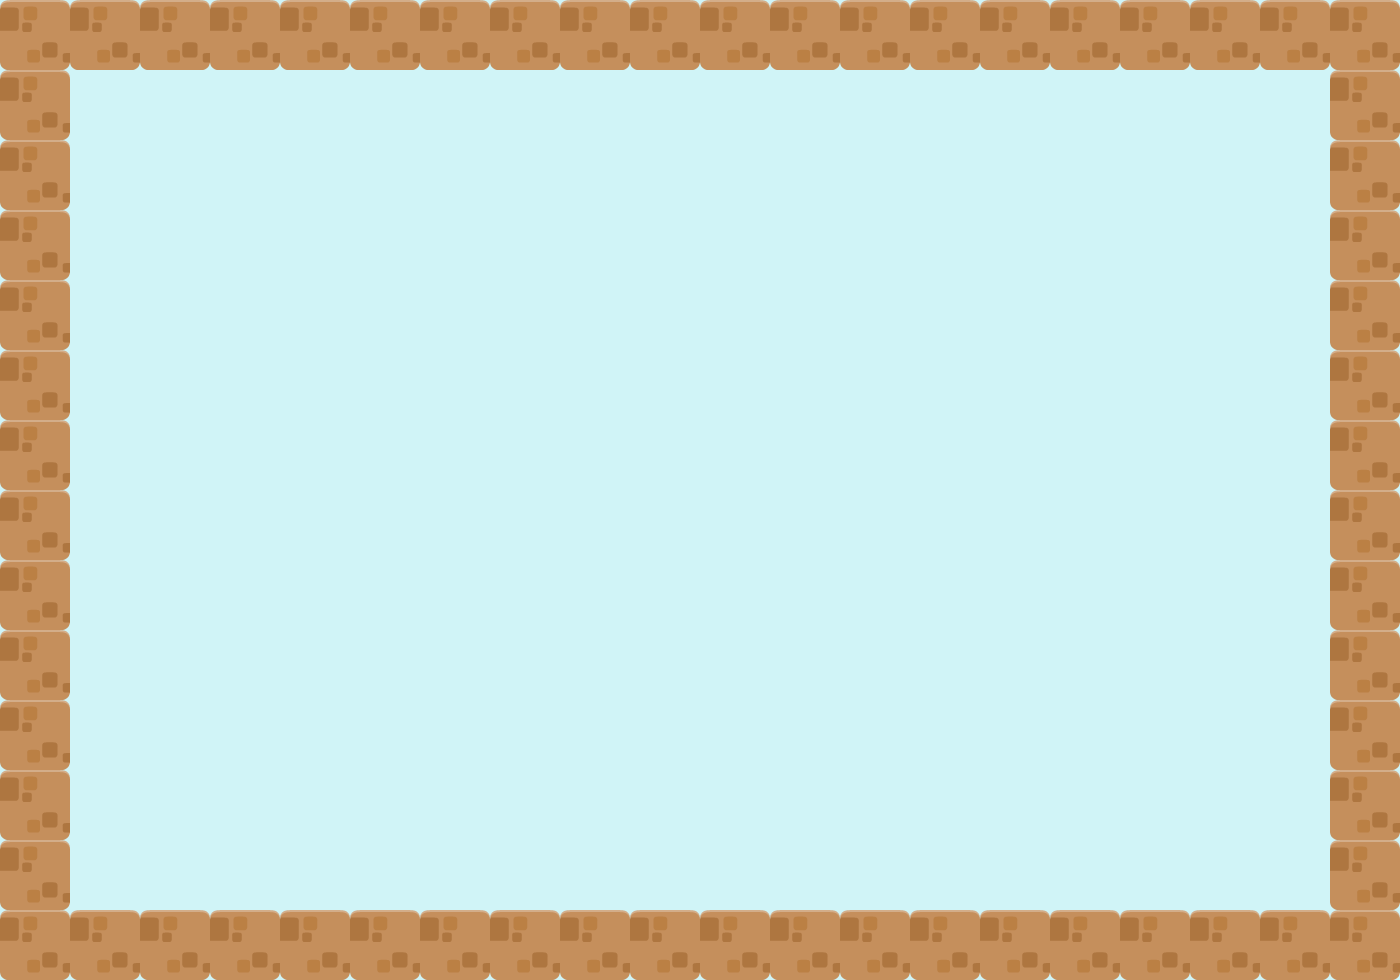

Rendered tile map (Tiled .tmx) drawn with the repository's tilesets; below, a short description and the map source with its tile grids summarised:
An orthogonal 20x14 tile map with 70x70 px tiles, 4 tile layers (BackgroundLayer, DecorationLayer, CollisionLayer, FruitLayer), 4 tilesets.

<map version="1.0" orientation="orthogonal" renderorder="left-up" width="20" height="14" tilewidth="70" tileheight="70" nextobjectid="19">
 <tileset firstgid="1" name="tiles_spritesheet" tilewidth="70" tileheight="70" spacing="2">
  <image source="CutePack/Base pack/Tiles/tiles_spritesheet.png" trans="ff00ff" width="914" height="936" />
  <tile id="44">
   <properties>
    <property name="suelo" value="true" />
   </properties>
  </tile>
  <tile id="56">
   <properties>
    <property name="suelo" value="true" />
   </properties>
  </tile>
  <tile id="68">
   <properties>
    <property name="suelo" value="true" />
   </properties>
  </tile>
  <tile id="80">
   <properties>
    <property name="suelo" value="true" />
   </properties>
  </tile>
  <tile id="91">
   <properties>
    <property name="suelo" value="true" />
   </properties>
  </tile>
  <tile id="97">
   <properties>
    <property name="fruitType" value="apple" />
   </properties>
  </tile>
  <tile id="103">
   <properties>
    <property name="suelo" value="true" />
   </properties>
  </tile>
  <tile id="115">
   <properties>
    <property name="suelo" value="true" />
   </properties>
  </tile>
  <tile id="132">
   <properties>
    <property name="desplazable" value="true" />
    <property name="suelo" value="true" />
   </properties>
  </tile>
 </tileset>
 <tileset firstgid="157" name="fondo" tilewidth="70" tileheight="70" spacing="2">
  <image source="CutePack/Base pack/bg.png" trans="ff00ff" width="256" height="256" />
 </tileset>
 <tileset firstgid="166" name="transparent" tilewidth="70" tileheight="70">
  <image source="CutePack/transparent.png" width="70" height="70" />
  <tile id="0">
   <properties>
    <property name="tileType" value="air" />
   </properties>
  </tile>
 </tileset>
 <tileset firstgid="167" name="Frutas-01" tilewidth="70" tileheight="70">
  <image source="CutePack/Frutas/Frutas-01.png" width="140" height="140" />
  <tile id="0">
   <properties>
    <property name="tileType" value="manzana" />
   </properties>
  </tile>
  <tile id="1">
   <properties>
    <property name="tileType" value="uva" />
   </properties>
  </tile>
  <tile id="2">
   <properties>
    <property name="tileType" value="sandia" />
   </properties>
  </tile>
  <tile id="3">
   <properties>
    <property name="tileType" value="pera" />
   </properties>
  </tile>
 </tileset>
 <layer name="BackgroundLayer" width="20" height="14">
  <data>[280 cells, 280 non-empty, 1 distinct tile ids]</data>
 </layer>
 <layer name="DecorationLayer" width="20" height="14">
  <data>[280 cells, 0 non-empty, 0 distinct tile ids]</data>
 </layer>
 <layer name="CollisionLayer" width="20" height="14">
  <data>[280 cells, 280 non-empty, 2 distinct tile ids]</data>
 </layer>
 <layer name="FruitLayer" width="20" height="14">
  <data>[280 cells, 6 non-empty, 4 distinct tile ids]</data>
 </layer>
</map>
